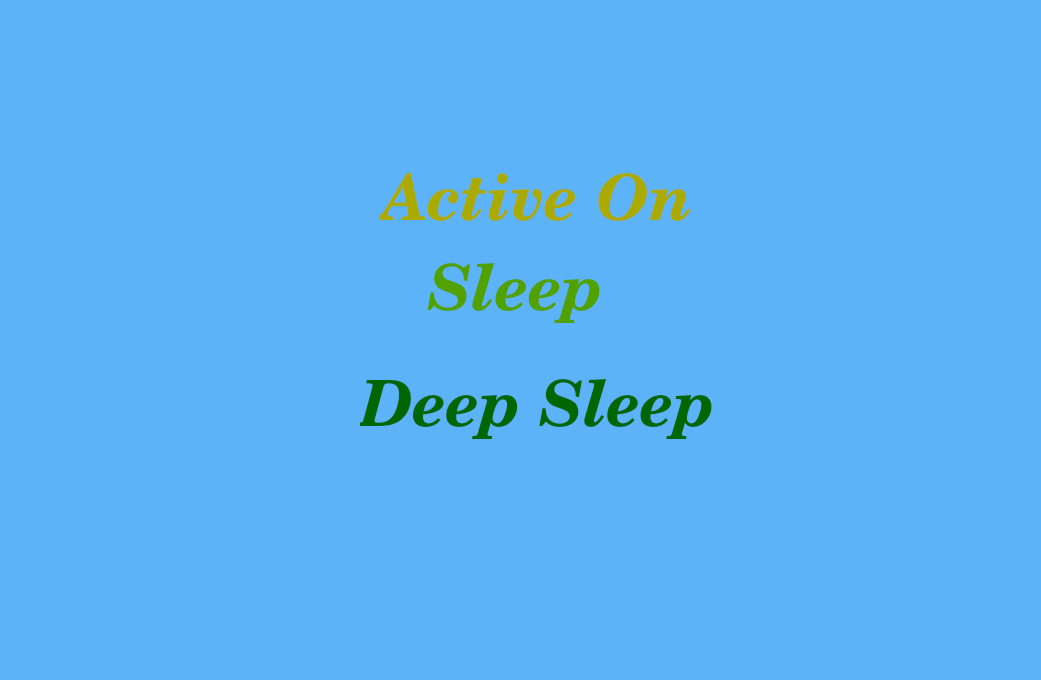
<?xml version="1.0" encoding="UTF-8"?>
<ui version="4.0">
 <class>Widget</class>
 <widget class="QWidget" name="Widget">
  <property name="geometry">
   <rect>
    <x>0</x>
    <y>0</y>
    <width>1041</width>
    <height>680</height>
   </rect>
  </property>
  <property name="palette">
   <palette>
    <active>
     <colorrole role="WindowText">
      <brush brushstyle="SolidPattern">
       <color alpha="255">
        <red>0</red>
        <green>0</green>
        <blue>0</blue>
       </color>
      </brush>
     </colorrole>
     <colorrole role="Dark">
      <brush brushstyle="SolidPattern">
       <color alpha="255">
        <red>170</red>
        <green>85</green>
        <blue>0</blue>
       </color>
      </brush>
     </colorrole>
     <colorrole role="Text">
      <brush brushstyle="SolidPattern">
       <color alpha="255">
        <red>170</red>
        <green>85</green>
        <blue>0</blue>
       </color>
      </brush>
     </colorrole>
     <colorrole role="ButtonText">
      <brush brushstyle="SolidPattern">
       <color alpha="255">
        <red>0</red>
        <green>0</green>
        <blue>0</blue>
       </color>
      </brush>
     </colorrole>
     <colorrole role="Base">
      <brush brushstyle="SolidPattern">
       <color alpha="255">
        <red>255</red>
        <green>255</green>
        <blue>255</blue>
       </color>
      </brush>
     </colorrole>
     <colorrole role="Window">
      <brush brushstyle="SolidPattern">
       <color alpha="255">
        <red>93</red>
        <green>179</green>
        <blue>248</blue>
       </color>
      </brush>
     </colorrole>
    </active>
    <inactive>
     <colorrole role="WindowText">
      <brush brushstyle="SolidPattern">
       <color alpha="255">
        <red>0</red>
        <green>0</green>
        <blue>0</blue>
       </color>
      </brush>
     </colorrole>
     <colorrole role="Dark">
      <brush brushstyle="SolidPattern">
       <color alpha="255">
        <red>170</red>
        <green>85</green>
        <blue>0</blue>
       </color>
      </brush>
     </colorrole>
     <colorrole role="Text">
      <brush brushstyle="SolidPattern">
       <color alpha="255">
        <red>170</red>
        <green>85</green>
        <blue>0</blue>
       </color>
      </brush>
     </colorrole>
     <colorrole role="ButtonText">
      <brush brushstyle="SolidPattern">
       <color alpha="255">
        <red>0</red>
        <green>0</green>
        <blue>0</blue>
       </color>
      </brush>
     </colorrole>
     <colorrole role="Base">
      <brush brushstyle="SolidPattern">
       <color alpha="255">
        <red>255</red>
        <green>255</green>
        <blue>255</blue>
       </color>
      </brush>
     </colorrole>
     <colorrole role="Window">
      <brush brushstyle="SolidPattern">
       <color alpha="255">
        <red>93</red>
        <green>179</green>
        <blue>248</blue>
       </color>
      </brush>
     </colorrole>
    </inactive>
    <disabled>
     <colorrole role="WindowText">
      <brush brushstyle="SolidPattern">
       <color alpha="255">
        <red>170</red>
        <green>85</green>
        <blue>0</blue>
       </color>
      </brush>
     </colorrole>
     <colorrole role="Dark">
      <brush brushstyle="SolidPattern">
       <color alpha="255">
        <red>170</red>
        <green>85</green>
        <blue>0</blue>
       </color>
      </brush>
     </colorrole>
     <colorrole role="Text">
      <brush brushstyle="SolidPattern">
       <color alpha="255">
        <red>170</red>
        <green>85</green>
        <blue>0</blue>
       </color>
      </brush>
     </colorrole>
     <colorrole role="ButtonText">
      <brush brushstyle="SolidPattern">
       <color alpha="255">
        <red>170</red>
        <green>85</green>
        <blue>0</blue>
       </color>
      </brush>
     </colorrole>
     <colorrole role="Base">
      <brush brushstyle="SolidPattern">
       <color alpha="255">
        <red>93</red>
        <green>179</green>
        <blue>248</blue>
       </color>
      </brush>
     </colorrole>
     <colorrole role="Window">
      <brush brushstyle="SolidPattern">
       <color alpha="255">
        <red>93</red>
        <green>179</green>
        <blue>248</blue>
       </color>
      </brush>
     </colorrole>
    </disabled>
   </palette>
  </property>
  <property name="windowTitle">
   <string/>
  </property>
  <property name="autoFillBackground">
   <bool>false</bool>
  </property>
  <widget class="QLabel" name="label">
   <property name="geometry">
    <rect>
     <x>380</x>
     <y>160</y>
     <width>311</width>
     <height>101</height>
    </rect>
   </property>
   <property name="sizePolicy">
    <sizepolicy hsizetype="Expanding" vsizetype="Expanding">
     <horstretch>0</horstretch>
     <verstretch>0</verstretch>
    </sizepolicy>
   </property>
   <property name="palette">
    <palette>
     <active>
      <colorrole role="WindowText">
       <brush brushstyle="SolidPattern">
        <color alpha="255">
         <red>170</red>
         <green>170</green>
         <blue>0</blue>
        </color>
       </brush>
      </colorrole>
     </active>
     <inactive>
      <colorrole role="WindowText">
       <brush brushstyle="SolidPattern">
        <color alpha="255">
         <red>170</red>
         <green>170</green>
         <blue>0</blue>
        </color>
       </brush>
      </colorrole>
     </inactive>
     <disabled>
      <colorrole role="WindowText">
       <brush brushstyle="SolidPattern">
        <color alpha="255">
         <red>170</red>
         <green>85</green>
         <blue>0</blue>
        </color>
       </brush>
      </colorrole>
     </disabled>
    </palette>
   </property>
   <property name="font">
    <font>
     <family>Century Schoolbook L</family>
     <pointsize>48</pointsize>
     <weight>75</weight>
     <italic>true</italic>
     <bold>true</bold>
    </font>
   </property>
   <property name="layoutDirection">
    <enum>Qt::LeftToRight</enum>
   </property>
   <property name="autoFillBackground">
    <bool>true</bool>
   </property>
   <property name="text">
    <string>&lt;html&gt;&lt;head/&gt;&lt;body&gt;&lt;p align=&quot;center&quot;&gt;Active On&lt;/p&gt;&lt;/body&gt;&lt;/html&gt;</string>
   </property>
  </widget>
  <widget class="QLabel" name="label_2">
   <property name="geometry">
    <rect>
     <x>360</x>
     <y>250</y>
     <width>311</width>
     <height>101</height>
    </rect>
   </property>
   <property name="palette">
    <palette>
     <active>
      <colorrole role="WindowText">
       <brush brushstyle="SolidPattern">
        <color alpha="255">
         <red>81</red>
         <green>162</green>
         <blue>0</blue>
        </color>
       </brush>
      </colorrole>
     </active>
     <inactive>
      <colorrole role="WindowText">
       <brush brushstyle="SolidPattern">
        <color alpha="255">
         <red>81</red>
         <green>162</green>
         <blue>0</blue>
        </color>
       </brush>
      </colorrole>
     </inactive>
     <disabled>
      <colorrole role="WindowText">
       <brush brushstyle="SolidPattern">
        <color alpha="255">
         <red>170</red>
         <green>85</green>
         <blue>0</blue>
        </color>
       </brush>
      </colorrole>
     </disabled>
    </palette>
   </property>
   <property name="font">
    <font>
     <family>Century Schoolbook L</family>
     <pointsize>48</pointsize>
     <weight>75</weight>
     <italic>true</italic>
     <bold>true</bold>
    </font>
   </property>
   <property name="layoutDirection">
    <enum>Qt::LeftToRight</enum>
   </property>
   <property name="autoFillBackground">
    <bool>true</bool>
   </property>
   <property name="text">
    <string>&lt;html&gt;&lt;head/&gt;&lt;body&gt;&lt;p align=&quot;center&quot;&gt;Sleep&lt;/p&gt;&lt;/body&gt;&lt;/html&gt;</string>
   </property>
  </widget>
  <widget class="QLabel" name="label_3">
   <property name="geometry">
    <rect>
     <x>360</x>
     <y>360</y>
     <width>361</width>
     <height>101</height>
    </rect>
   </property>
   <property name="palette">
    <palette>
     <active>
      <colorrole role="WindowText">
       <brush brushstyle="SolidPattern">
        <color alpha="255">
         <red>0</red>
         <green>103</green>
         <blue>0</blue>
        </color>
       </brush>
      </colorrole>
     </active>
     <inactive>
      <colorrole role="WindowText">
       <brush brushstyle="SolidPattern">
        <color alpha="255">
         <red>0</red>
         <green>103</green>
         <blue>0</blue>
        </color>
       </brush>
      </colorrole>
     </inactive>
     <disabled>
      <colorrole role="WindowText">
       <brush brushstyle="SolidPattern">
        <color alpha="255">
         <red>170</red>
         <green>85</green>
         <blue>0</blue>
        </color>
       </brush>
      </colorrole>
     </disabled>
    </palette>
   </property>
   <property name="font">
    <font>
     <family>Century Schoolbook L</family>
     <pointsize>48</pointsize>
     <weight>75</weight>
     <italic>true</italic>
     <bold>true</bold>
    </font>
   </property>
   <property name="layoutDirection">
    <enum>Qt::LeftToRight</enum>
   </property>
   <property name="autoFillBackground">
    <bool>true</bool>
   </property>
   <property name="text">
    <string>Deep Sleep</string>
   </property>
  </widget>
 </widget>
 <layoutdefault spacing="6" margin="11"/>
 <resources/>
 <connections/>
</ui>
